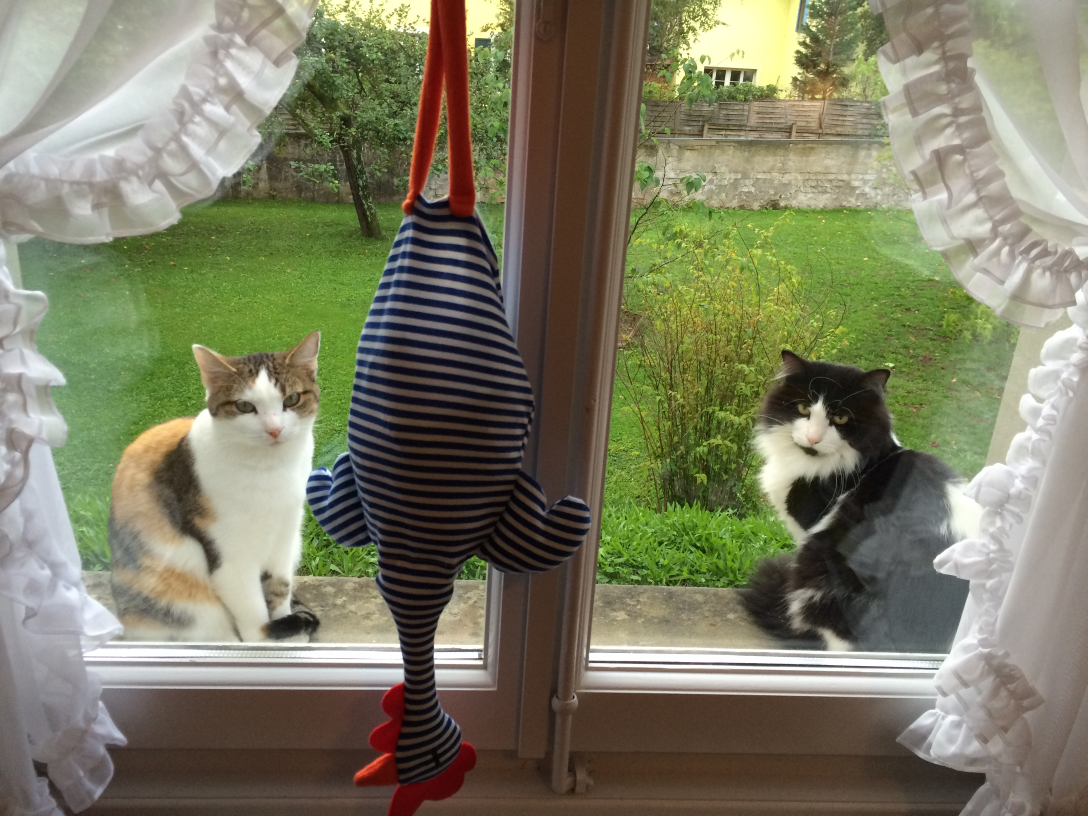
#> input picture data/woody_bulle.JPG, 3264 x 2448 px (shown at 1/3 size)
$ jupyter execute --allow-errors 01-Images_as_arrays.ipynb
#> lines starting #> are read from the running program, lines starting #| are printed output that depends on the picture
# 1. Handling images

Images in the Python world in general are simply multi-dimensional arrays (or matrices or tensors) of numbers. For example a regular image taken with a phone is composed of three 2D arrays of numbers (planes), one for each of Red, Green and Blue channels (RGB image).

In order to create images, modify them, use algorithms to create images etc. we need to understand how to handle images as objects in the Python world.

## Images as arrays

As mentioned above, images are simply matrices of numbers. Simple Python lists are not very efficient to handle such large lists, so we use another type of object called an array via the Python package called Numpy. Let's remember that we first need to import the package:

[cell 1]
import numpy as np

Now that it's imported we can use functions by using the notation ```np.function``` or sometimes ```np.submodule.function``` for functions grouped in a certain category. For example we can generate a 2D list of random numbers using:

[cell 2]
import numpy as np

im_noise = np.random.randint(low=0, high=255, size=(10,10))
im_noise

We called this function with three **arguments**: ```low``` and ```high``` specify the limits of the values elements can take, size specifies the number of rows and columns that we want. In our context the latter specifies the number of pixels of the image. So the output you see above is an actual image!

Usually images are not represented as numbers, so we attribute a colour to each value. Most commonly we use scale saying dark means low value and bright means high value. To do this representation we use here a module from another package called matplotlib that we import in the following way:

[cell 3]
import matplotlib.pyplot as plt

From this module we'll almost exclusively use the ```imshow``` function used to represent images:

[cell 4]
plt.imshow(im_noise)

We see that by default that package uses an unusual colouring scheme called viridis.

[cell 5]
plt.cm.viridis  # Change 'viridis' to any other colormap

We can however change this representation and pick another colormap:

[cell 6]
plt.imshow(im_noise, cmap='gray');

Images have an important property which is their **type**, i.e. how the pixel values are encoded. Most of the time, natural images are encoded as 8bit, which means pixels can take values between 0 and 255. Our current random image is of type:

[cell 7]
im_noise.dtype

which means that values have to be integer. When we start manipulating images, it's often favorable to not be constrained by this and to avoid any issues we often modify the image type using the ```astype``` method:

[cell 8]
im_noise_float = im_noise.astype(float)

## Accessing pixel values

Sometimes, we only want to work with part of an image. We know the location of each pixel within our 10x10 grid so we can use that information to "extract" the value(s) from the array. For example if we want the top left pixel at row=0 and column=0 we use these coordinates within square parentheses or brackets:

[cell 9]
im_noise[0,0]

Very often we don't need to access a single pixel, but an entire region. In other terms we want to crop the image. Let's say we want to focus our attention on a region in the middle of the image.

[cell 10]
im_noise

We can for example take the rows 3-7 and columns 2-5. Instead of just using single coordinates we can now extract that part of the image using a range of pixels, the range being indicated via the ```:``` symbol (remember that we start counting from 0, so row with index 3 is the fourth one). Note also that the last index is excluded:

[cell 11]
im_noise[3:7, 2:5]

We can also access a set of specific pixels by passing two list of indices, one for rows and one for columns:

[cell 12]
im_noise[[0,2,6], [0,3,4]]

If you check in the array above, you should see that we indeed picked the pixels at locations ```[0,0], [2,3], [6,4]```. What we can also do is **modify** those values. For example we can set these three pixels to value 255:

[cell 13]
im_noise2 = im_noise.copy()
im_noise2[[0,2,6], [0,3,4]] = 255

[cell 14]
fig, ax = plt.subplots(1,2)
ax[0].imshow(im_noise, cmap='gray');
ax[1].imshow(im_noise2, cmap='gray');

## Importing images

Most of the time we do not generate images but rather import them from some source. There are multiple libraries able to open images in Python. Some are generalist and handle standard formats such as PNG, JPG etc.

### imageio

[imageio](https://imageio.readthedocs.io/en/stable/index.html) is a library capable of reading and writing a very extensive list of image [formats](https://imageio.readthedocs.io/en/stable/formats/index.html). It is straightforward to use:

[cell 15]
import imageio.v3 as iio

[cell 16]
im_cats = iio.imread('data/woody_bulle.JPG')
#> im_cats is the input picture: shape (2448, 3264, 3); mean R, G, B 123.9, 123.6, 99.2

We can now ask what are the dimension, or the shape of the image:

[cell 17]
im_cats.shape

We see that the list of numbers has three dimensions, in this case, three 2D images of 2448 by 3264 pixels, each image corresponding to one channel, red, green or blue. Matplotlib knows that most natural images have three channel and represents thus such data in the expected way:

[cell 18]
plt.imshow(im_cats);

We can re-use here what we have seen above. For example we can extract a crop from the image using row and columns values, **as well as a value for the plane**. For example we try to crop the black cat in the red channel using:

[cell 19]
cat_crop = im_cats[1000:2000, 2000:3000, 0]
plt.imshow(cat_crop, cmap='gray');

Instead of a path to a local file, we can also use a web address:

#> (a cell that did not finish here is left out)

#> (a cell that did not finish here is left out)

Once an image has been created or processed, it can be saved again with imageio. For example we can save the cropped version of the cat image as a png file:

[cell 22]
iio.imwrite('data/cat_crop.png', cat_crop)

Once we have imported an image, we often need to do some basic image processing. We present here two options: scikit-image a popular package in sciences with a very straightforward interface, and Pillow, a package centered on natural images (RGB) which is the format used in PyTorch.

## Operate on images

Before we use a specific library to apply operations like filtering to image, let's see how we can already modify an image by operating on pixels. For example we can take the square of the pixel values:

[cell 23]
cat_crop_square = cat_crop.astype(float)** 2
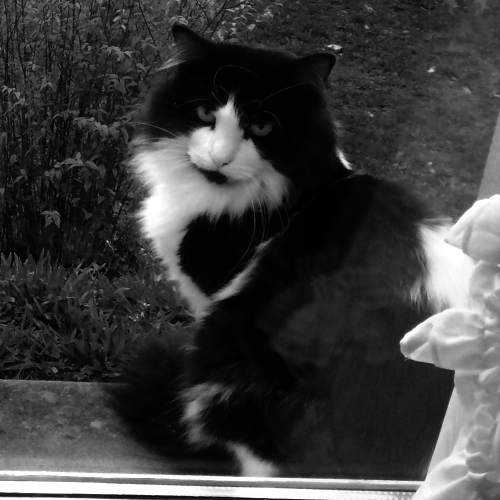
#> cat_crop_square: shape (1000, 1000) float64 (shown at 1/2 size); min 0, max 65025, mean 15489.7; drawn with min black and max white

[cell 24]
fig, ax = plt.subplots(1,2)
ax[0].imshow(cat_crop, cmap='gray')
ax[1].imshow(cat_crop_square, cmap='gray');

We see that the result is an image with more contrast. You can imagine an complex mathematical operation and apply it to your image. For example we can compute the cosine of an image:

[cell 25]
fig, ax = plt.subplots(1,2)
ax[0].imshow(cat_crop, cmap='gray')
ax[1].imshow(np.cos(cat_crop/255), cmap='gray');

Then we can modify parts of the image as we have seen above by selecting a certain group of pixels. For example we can set a square region to black:

[cell 26]
cat_crop2 = cat_crop.copy()
cat_crop2[100:200, 100:200] = 0
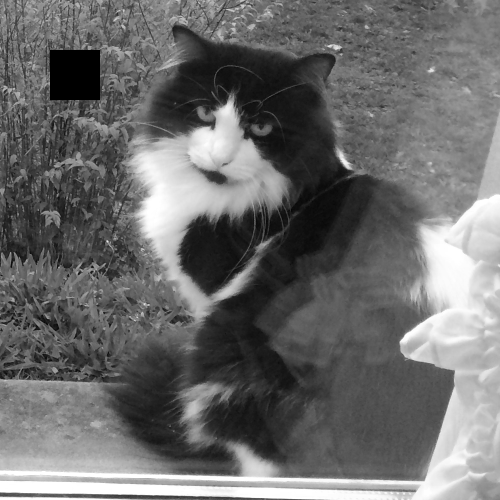
#> cat_crop2: shape (1000, 1000) (shown at 1/2 size); min 0, max 255, mean 107.6
plt.imshow(cat_crop2, cmap='gray');

Finally we can combined images, as long as they have the same size. For example we can take two crops and add them together:

[cell 27]
cat1_crop = im_cats[1000:2000, 2000:3000, 0]
cat2_crop = im_cats[1000:2000, 200:1200, 0]
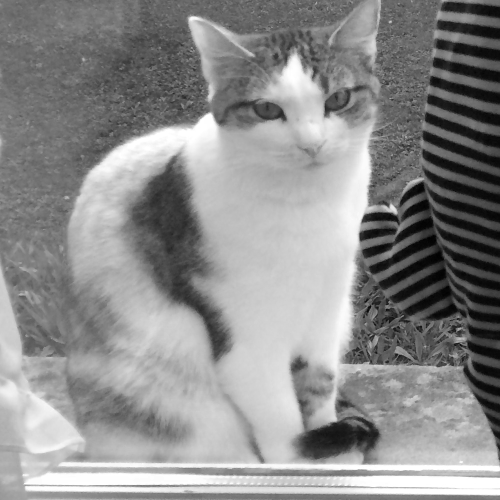
#> cat2_crop: shape (1000, 1000) (shown at 1/2 size); min 0, max 255, mean 140.7

two_cats = cat1_crop.astype(float) + cat2_crop.astype(float)
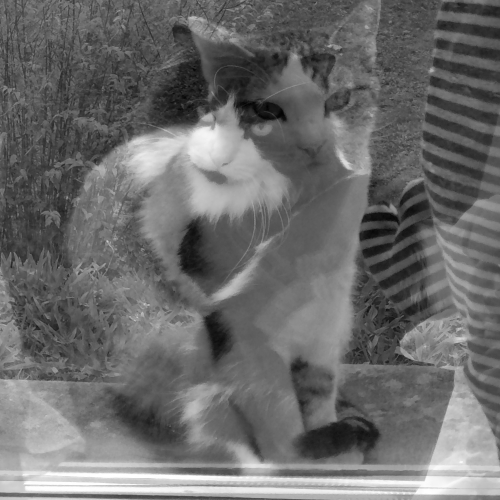
#> two_cats: shape (1000, 1000) float64 (shown at 1/2 size); min 59, max 510, mean 249.2; drawn with min black and max white

fig, ax = plt.subplots(1,3)
ax[0].imshow(cat1_crop, cmap='gray')
ax[1].imshow(cat2_crop, cmap='gray');
ax[2].imshow(two_cats, cmap='gray');

## scikit-image

scikit-image is a beginner friendly image processing toolbox. It implements a very wide choice of image processing algorithms and is very user friendly with a simple and consistent functional approach mostly following the pattern ```processed_image = f(image, option1, option2)```. We show here only a few essential tools that might be useful for pre- and post-processing.

### Importing images

Images of various formats can simply be imported with the ```skimage.io``` module as N-dimensional Numpy arrays. scikit-image doesn't implement its own readers, but typically relies on imageio and other more specialized readers.

[cell 28]
import skimage

[cell 29]
image = skimage.io.imread('data/woody_bulle.JPG')

[cell 30]
image.shape

### Adjusting size, orientation

The ```skimage.transform``` submodule contains a large choice of functions to modify the image shape, size, orientation etc. All functions typically take an array as input with a series of options (e.g. rotation angle):

[cell 31]
fig, ax = plt.subplots(1,2, figsize=(15,5))

ax[0].imshow(skimage.transform.resize(image, (32,32)))
ax[0].set_title('resize')
ax[1].imshow(skimage.transform.rotate(image,30))
ax[1].set_title('rotate');
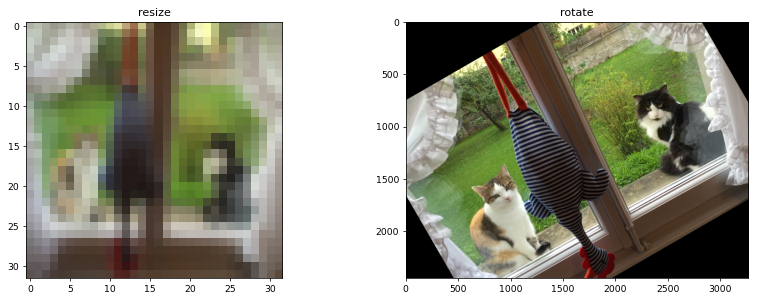
#> figure drawn by matplotlib, 2 panels

### Adjust colors

scikit-image also has several function to adjust the image colors in the ```color``` module. For example one can turn a color image to gray scale:

[cell 32]
plt.imshow(skimage.color.rgb2gray(image), cmap='gray');
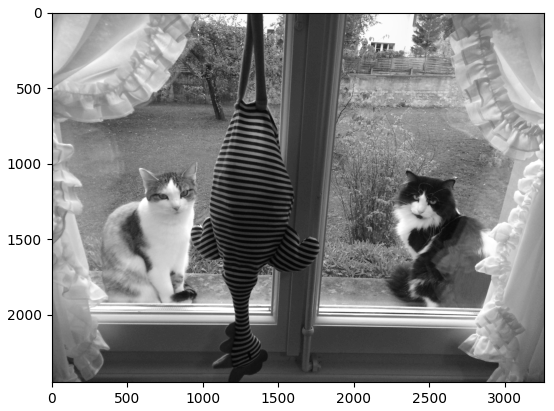
#> figure drawn by matplotlib, 1 panel

And many other functions are available from the ```exposure``` module. For example gamma correction:

[cell 33]
image_gamma = skimage.exposure.adjust_gamma(image, 0.5)
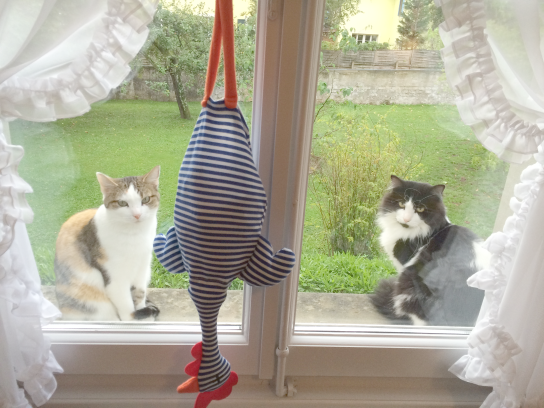
#> image_gamma: shape (2448, 3264, 3) (shown at 1/6 size); mean R, G, B 172.1, 170.5, 150.4

[cell 34]
fig, ax = plt.subplots(1,2, figsize=(10,19))
ax[0].imshow(image)
ax[1].imshow(image_gamma);

### Filtering

Filtering is a core operation in digital image processing. As shown in the video below, the idea of filtering consists in applying a mathematical operation **locally** (on a patch of pixels) across the image in order to construct a new image. For a large class of filters called linear, the operation is called a convolution and consists in sliding a tiny image, the filter, across an image, to multiply the filter with the local patch where it is located and to average the result across all pixels. For a 2x2 pixels filter composed of ones as used below, this ends-up being a local average, but filters can have any size and structure, allowing them to highlight various structures.

[cell 35]
from IPython.display import HTML

HTML("""
<video width="640" height="480" controls>
  <source src="data/filtering.webm" type="video/webm">
  Filtering video.
</video>
""")

Let's look at some examples. The first one is the Gaussian filter depicted here:

#> (a cell that did not finish here is left out)

We see that the Guassian filter *is* an actual image, in this a 2D Gaussian (bellshape). When this image travels across an image, it also averages pixels locally, giving more importance to the middle pixel and it's surroundings. This typically generates a smoothing effect. Now we could just apply this filter in a generic way via a convolution (note that we need to make sure the type of the image allows us to do this operation):

[cell 37]
from scipy.ndimage import convolve

#> (a cell that did not finish here is left out)

Standard filters are also available as "read-to-use" functions int  scikit-image, where one can set additional parameters like the width of the filter. Most of these functions take an image as input and return another modified image. This makes it easier to just play around with parameters e.g. here we can test various widths:

[cell 39]
cat_gauss1 = skimage.filters.gaussian(cat_crop, sigma=7)
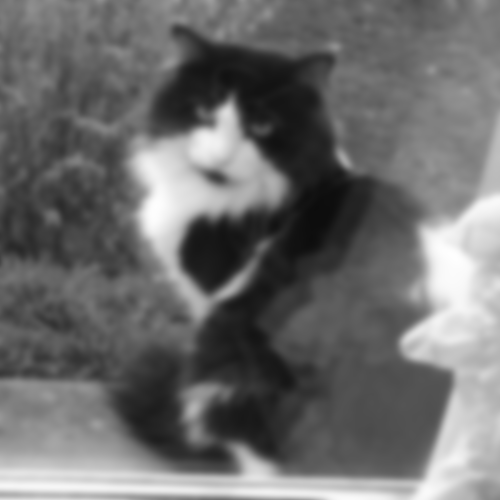
#> cat_gauss1: shape (1000, 1000) float64 (shown at 1/2 size); min 0.0504, max 0.998, mean 0.426
cat_gauss2 = skimage.filters.gaussian(cat_crop, sigma=20)
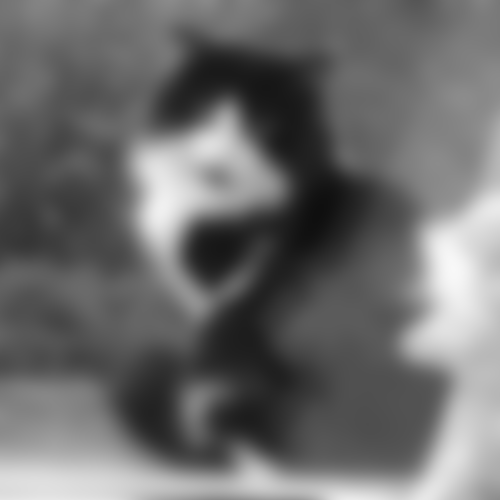
#> cat_gauss2: shape (1000, 1000) float64 (shown at 1/2 size); min 0.0603, max 0.973, mean 0.425

[cell 40]
fig, ax = plt.subplots(1, 2)
ax[0].imshow(cat_gauss1)
ax[1].imshow(cat_gauss2);

Other filters are specifically designed to highlight certain features in an image. For example the Farid filter will find edges in an image:

[cell 41]
plt.imshow(skimage.filters.farid(cat_crop), cmap='gray', vmin=0, vmax=0.02);
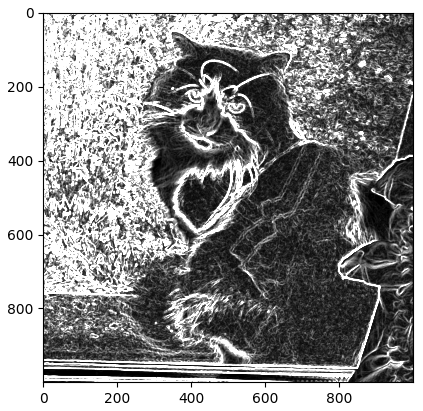
#> figure drawn by matplotlib, 1 panel

scikit-image offers many other functions used in image analysis, less relevant in the frame of image generation. Feel free to explore more via the great documentation of the library or courses like [this one](https://github.com/guiwitz/DSL_CV1_numpy_skimage).

### Saving images

Just like for import, we can use the ```io``` submodule to save images. Here again, scikit-image relies on other libraries such as imageio. Note that when modifying images it's always important to check that the correct type is used when saving:

[cell 42]
skimage.io.imsave('output/cat_gauss2.jpg', (255*cat_gauss2).astype(np.uint8))

$ run again, with data/flowers.jpg copied over data/woody_bulle.JPG
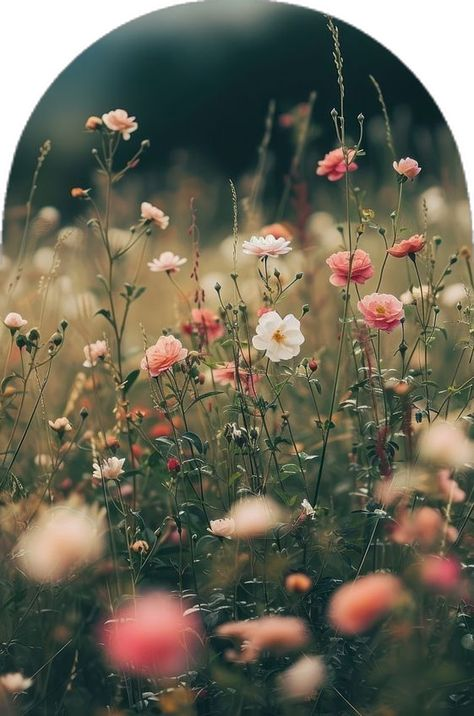
#> input picture data/flowers.jpg, 474 x 716 px
#> im_cats is the input picture: shape (716, 474, 3); mean R, G, B 104.8, 101.8, 85.8
#> cat_crop = empty array
#> `[cell 24] fig, ax = plt.subplots(1,2) ax[0].imshow(cat_crop, cmap='gra..`:
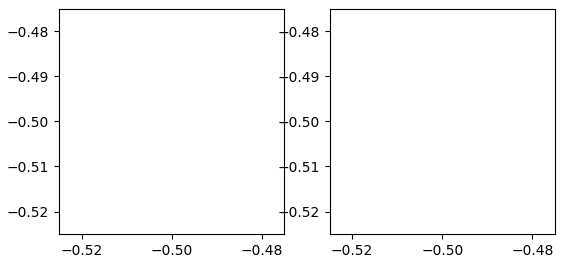
#> figure drawn by matplotlib, 2 panels
#> `image_gamma = skimage.exposure.adjust_gamma(image, 0.5)`:
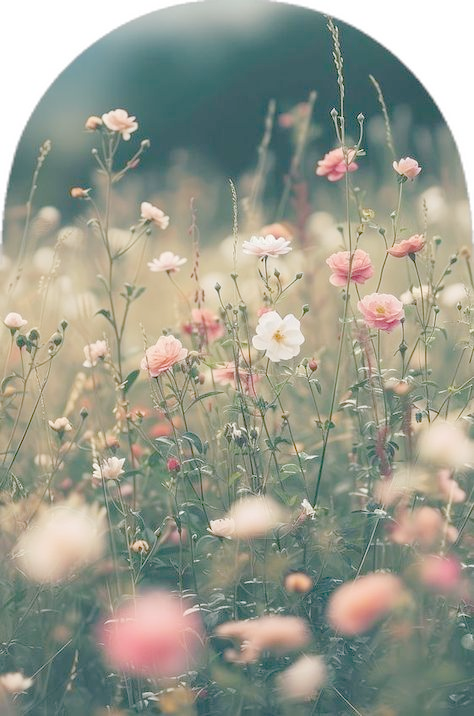
#> image_gamma: shape (716, 474, 3); mean R, G, B 153, 155.4, 142

$ run again, with data/lake_sundown.jpg copied over data/woody_bulle.JPG
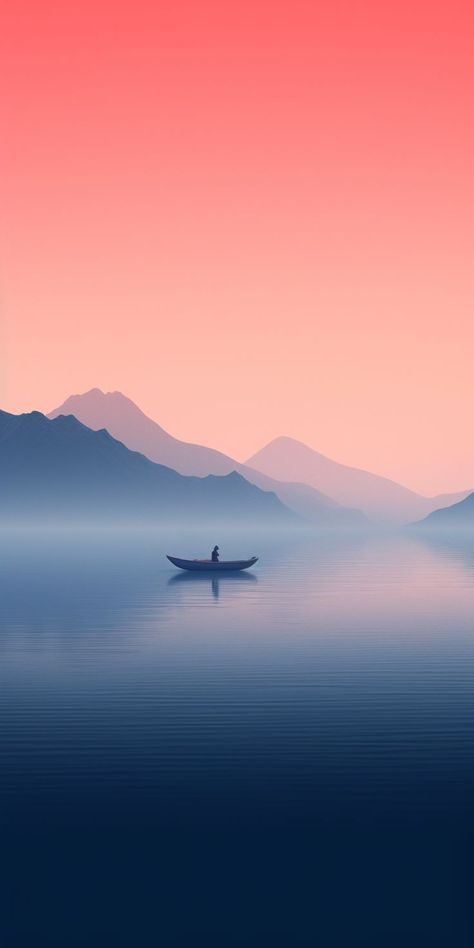
#> input picture data/lake_sundown.jpg, 474 x 948 px
#> im_cats is the input picture: shape (948, 474, 3); mean R, G, B 156.5, 119.5, 131.2
#> cat_crop = empty array
#> `image_gamma = skimage.exposure.adjust_gamma(image, 0.5)`:
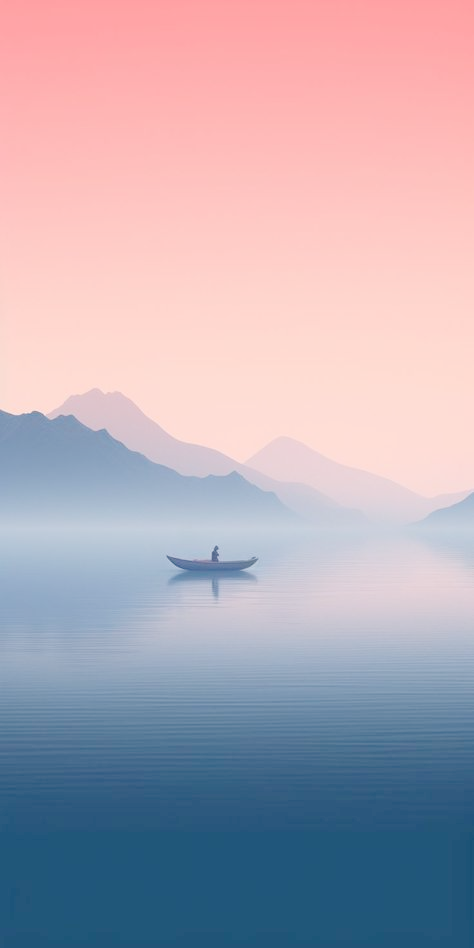
#> image_gamma: shape (948, 474, 3); mean R, G, B 180.4, 168.3, 180
